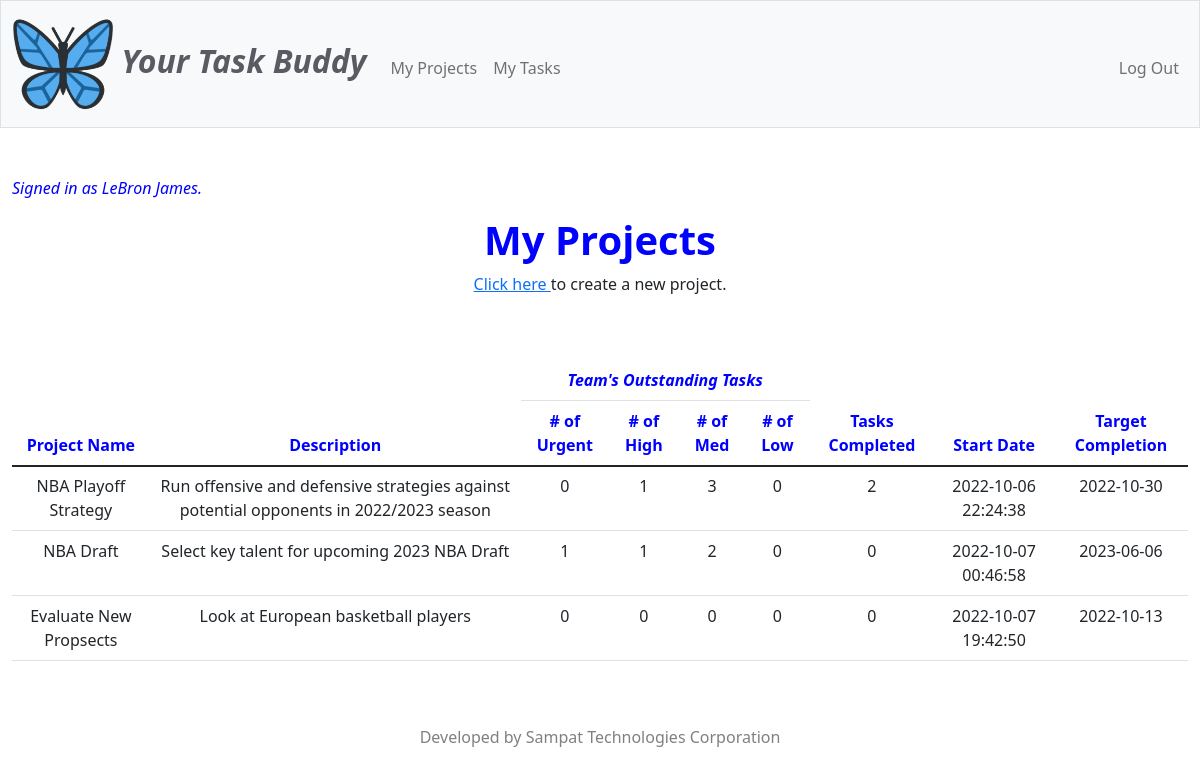
The page / (signed in) on the database its author committed.
### tables this page shows
CREATE TABLE 'projects' ('project_id' INTEGER PRIMARY KEY NOT NULL, 'name' TEXT, 'description' TEXT, 'start_date' DATETIME DEFAULT CURRENT_TIMESTAMP, 'target_date' DATETIME, 'group_id' INTEGER);

### app.py (the view)
@app.route("/", methods=["GET", "POST"])
@login_required
def index():
    con = SQL(r"taskbuddy.db")
    db = con.cursor()
    user_id = session["user_id"]
    user = db.execute("SELECT fname, lname FROM users WHERE user_id = ?", (user_id,)).fetchone()
    fullname = user["fname"] + " " + user["lname"]
    group_id = db.execute("SELECT group_id FROM users WHERE user_id=?", (user_id,)).fetchone()["group_id"]
    if request.method == "GET":
        projects = db.execute("SELECT project_id, name, description, start_date, target_date FROM projects WHERE group_id=?", (group_id,)).fetchall()
        for project in projects:
            project["urgent"] = db.execute("SELECT COUNT(id) from tasks WHERE project_id = ? and status='Urgent'", (project["project_id"],)).fetchone()["COUNT(id)"]
            project["high"] = db.execute("SELECT COUNT(id) from tasks WHERE project_id = ? and status='High'", (project["project_id"],)).fetchone()["COUNT(id)"]
            project["med"] = db.execute("SELECT COUNT(id) from tasks WHERE project_id = ? and status='Med'", (project["project_id"],)).fetchone()["COUNT(id)"]
            project["low"]  = db.execute("SELECT COUNT(id) from tasks WHERE project_id = ? and status='Low'", (project["project_id"],)).fetchone()["COUNT(id)"]
            project["completed"] = db.execute("SELECT COUNT(id) from tasks WHERE project_id = ? and status='Complete'", (project["project_id"],)).fetchone()["COUNT(id)"]
        con.close()
        return render_template("index.html", projects=projects, fullname=fullname)

### app.py (called while the page is built)
@app.after_request
def after_request(response):
    response.headers["Cache-Control"] = "no-cache, no-store, must-revalidate"
    response.headers["Expires"] = 0
    response.headers["Pragma"] = "no-cache"
    return response

### helpers.py (called while the page is built)
def SQL(db_file):
    try:
        con = sqlite3.connect(db_file)
        con.row_factory = dict_factory
        print(sqlite3.version)
        return con
    except Error as e:
        print(e)
    finally:
        con.commit
        con.close

def dict_factory(cursor, row):
    col_names = [col[0] for col in cursor.description]
    return {key: value for key, value in zip(col_names, row)}

def login_required(f):
    @wraps(f)
    def decorated_function(*args, **kwargs):
        if session.get("user_id") is None:
            return redirect("/login")
        return f(*args, **kwargs)
    return decorated_function

### templates/index.html (shortened to what this page needs)
{% extends "layout.html" %}
{% block main %}
<p align ="left" style="color:blue"> <i > Signed in as {{ fullname }}. </i> </p>
    <H1 style="color:blue"> <b> My Projects </b> </H1>
    <p> <a href="\projects"> Click here </a> to create a new project. </p>
    <br> <br>
    <table class="table">
        <thead class="thead-dark" style="color:blue">
          <tr>
            <th scope="col" rowspan="2">Project Name</th>
            <th scope="col" rowspan="2">Description</th>
            <th scope="col" colspan="4" style="color:blue"> <i> Team's Outstanding Tasks </i> </th>
            <th scope="col" rowspan="2"> Tasks Completed </th>
            <th scope="col" rowspan="2">Start Date</th>
            <th scope="col" rowspan="2">Target Completion</th>
          </tr>
          <tr>
            <th scope="col"># of Urgent</th>
            <th scope="col"># of High</th>
            <th scope="col"># of Med</th>
            <th scope="col"># of Low</th>
          </tr>
        </thead>
        <tbody>
          <tr>
            {% for project in projects %}
                <tr>
                    <td> {{ project["name"] }} </td>
                    <td> {{ project["description"] }} </td>
                    <td> {{ project["urgent"] }} </td>
                    <td> {{ project["high"] }} </td>
                    <td> {{ project["med"] }} </td>
                    <td> {{ project["low"] }} </td>
                    <td> {{ project["completed"] }} </td>
                    <td> {{ project["start_date"] }} </td>
                    <td> {{ project["target_date"] }} </td>
                </tr>
            {% endfor %}
          </tr>
        </tbody>
      </table>
{% endblock %}

### rows shown on the page
projects: name "NBA Playoff Strategy", description "Run offensive and defensive strategies against potential opponents in 2022/2023 season", urgent "0", high "1", med "3", low "0", completed "2", start_date "2022-10-06 22:24:38", target_date "2022-10-30"
projects: name "NBA Draft", description "Select key talent for upcoming 2023 NBA Draft", urgent "1", high "1", med "2", low "0", completed "0", start_date "2022-10-07 00:46:58", target_date "2023-06-06"
projects: name "Evaluate New Propsects", description "Look at European basketball players", urgent "0", high "0", med "0", low "0", completed "0", start_date "2022-10-07 19:42:50", target_date "2022-10-13"

### other values the page prints
{{ fullname }} "LeBron James"
